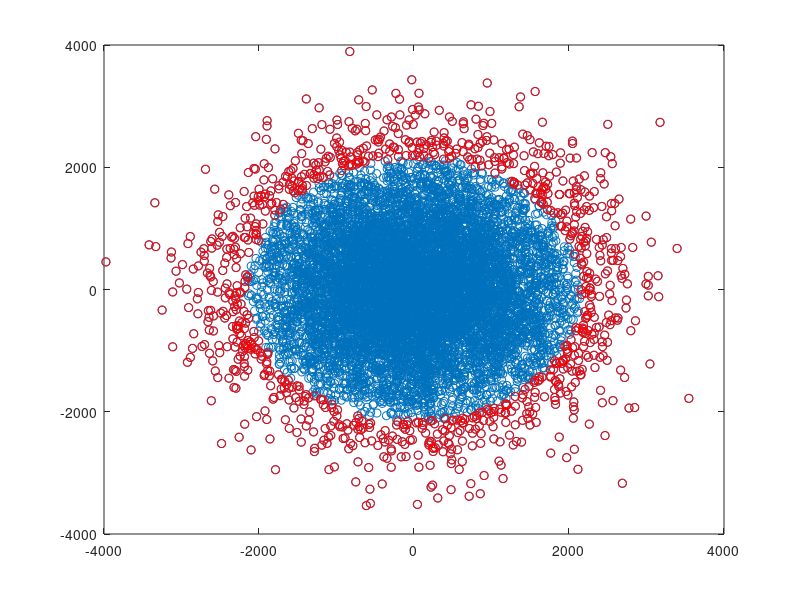

MATLAB code to generate this figure:
X = 5+randn(10000,2)*1000
xmean = mean(X)
I1=X(:,1).^2+X(:,2).^2 ~= xmean(1).^2+xmean(2).^2
I2=~I1%X(:,1).^2+X(:,2).^2 == xmean(1).^2+xmean(2).^2
dxy2 = sqrt((X(:,1)-xmean(1)).^2+(X(:,2)-xmean(2)).^2).*I2
dxy1 = (sqrt(X(:,1).^2+X(:,2).^2)+sqrt(xmean(1)^2+xmean(2)^2)).*I1
dxy = dxy1+dxy2
percenti90=prctile(dxy,90)
Iraros=[find(dxy(:,1) >= percenti90(1))]
plot(X(:,1),X(:,2),'o')
hold on;
plot(X(Iraros,1), X(Iraros,2),'or')
